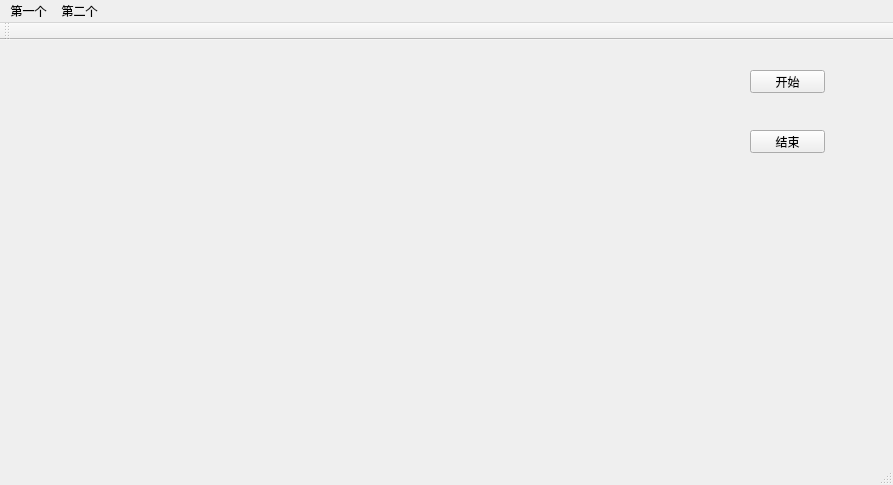
<?xml version="1.0" encoding="UTF-8"?>
<ui version="4.0">
 <class>MainWindow</class>
 <widget class="QMainWindow" name="MainWindow">
  <property name="geometry">
   <rect>
    <x>0</x>
    <y>0</y>
    <width>893</width>
    <height>485</height>
   </rect>
  </property>
  <property name="windowTitle">
   <string>MainWindow</string>
  </property>
  <widget class="QWidget" name="centralWidget">
   <widget class="QCustomPlot" name="customPlot" native="true">
    <property name="geometry">
     <rect>
      <x>50</x>
      <y>10</y>
      <width>661</width>
      <height>391</height>
     </rect>
    </property>
   </widget>
   <widget class="QPushButton" name="pushButton">
    <property name="geometry">
     <rect>
      <x>750</x>
      <y>30</y>
      <width>75</width>
      <height>23</height>
     </rect>
    </property>
    <property name="text">
     <string>开始</string>
    </property>
   </widget>
   <widget class="QPushButton" name="pushButton_2">
    <property name="geometry">
     <rect>
      <x>750</x>
      <y>90</y>
      <width>75</width>
      <height>23</height>
     </rect>
    </property>
    <property name="text">
     <string>结束</string>
    </property>
   </widget>
  </widget>
  <widget class="QMenuBar" name="menuBar">
   <property name="geometry">
    <rect>
     <x>0</x>
     <y>0</y>
     <width>893</width>
     <height>23</height>
    </rect>
   </property>
   <widget class="QMenu" name="menu">
    <property name="title">
     <string>第一个</string>
    </property>
   </widget>
   <widget class="QMenu" name="menu_2">
    <property name="title">
     <string>第二个</string>
    </property>
   </widget>
   <addaction name="menu"/>
   <addaction name="menu_2"/>
  </widget>
  <widget class="QToolBar" name="mainToolBar">
   <attribute name="toolBarArea">
    <enum>TopToolBarArea</enum>
   </attribute>
   <attribute name="toolBarBreak">
    <bool>false</bool>
   </attribute>
  </widget>
  <widget class="QStatusBar" name="statusBar"/>
 </widget>
 <layoutdefault spacing="6" margin="11"/>
 <customwidgets>
  <customwidget>
   <class>QCustomPlot</class>
   <extends>QWidget</extends>
   <header>qcustomplot.h</header>
   <container>1</container>
  </customwidget>
 </customwidgets>
 <resources/>
 <connections/>
</ui>
